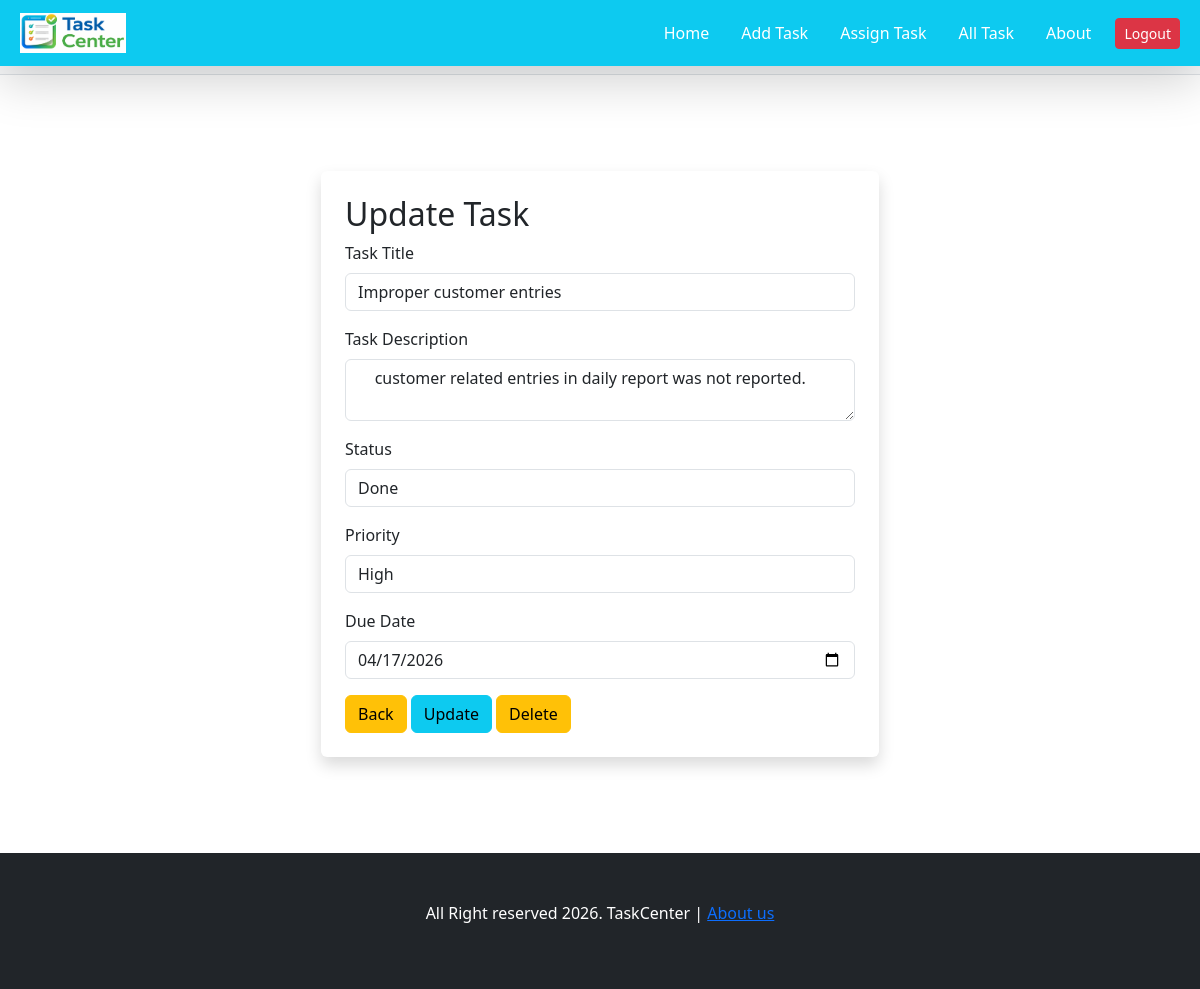
Page /edit-task/improper-customer-entries-367f7133/ (signed in) on the committed database.
### task/models.py (models this page shows, shortened)
class Tasks(models.Model):
    task_name  = models.CharField(max_length = 100)
    task_description = models.TextField()
    task_slug = models.SlugField(max_length = 1000 , unique  = True)
    task_owner = models.ForeignKey(TaskUser, on_delete = models.CASCADE , related_name = "owned_task")
    task_creater = models.ForeignKey(TaskUser, on_delete = models.CASCADE , related_name = "created_task")
    task_status  = models.CharField(max_length = 100)
    task_priority  = models.CharField(max_length = 100)
    task_active = models.BooleanField(default=True)
    task_due_date = models.DateField()

### task/views.py (the view, shortened to what this page needs)
# urls.py: path('edit-task/<slug>/', views.edit_task , name="edit_task"),
@login_required(login_url='login_page')
def edit_task(request, slug):
    task_obj = Tasks.objects.get(task_slug=slug)
    if task_obj.task_active == False:
        return render(request, 'index.html', context)
    if request.user.id not in [task_obj.task_creater.id, task_obj.task_owner.id]:
        return HttpResponse("You are not authorized")
    assign_flag=False
    assigner_flag=False
    if task_obj.task_owner != task_obj.task_creater:
        assign_flag=True
        if request.user.id == task_obj.task_creater.id:
            assigner_flag=True
    return render(request, 'edit_task.html', context={'task': task_obj , "assign_flag":assign_flag, "assigner_flag":assigner_flag})

### templates/edit_task.html (shortened to what this page needs)
{% extends "base.html" %}
{% block start %}
<div class="container mt-5 pt-5 pb-5">
  <div class="col-6 mx-auto card shadow p-4" style="border:none">
    <h2>Update Task </h2>
      <form method="POST">
        <div class="mb-3">
  <label class="form-label">Task Title</label>
  <input type="text" name="task_name"
         value="{{ task.task_name|default:'' }}"
         class="form-control" required
         >
</div>
<div class="mb-3">
  <label class="form-label">Task Description</label>
  <textarea name="task_description" class="form-control" required
  {% if assign_flag and not assigner_flag %}readonly{% endif %}
  >
  {{ task.task_description|default:'' }}</textarea>
</div>
<div class="mb-3">
  <label class="form-label">Status</label>
  <select name="task_status" class="form-control"
    {% if assign_flag and assigner_flag %}
        disabled
    {% else %}
        required
    {% endif %}>
    <option value="done" {% if task.task_status == "done" %}selected{% endif %}>
      Done
    </option>
  </select>
</div>
<div class="mb-3">
  <label class="form-label">Priority</label>
  <select name="task_priority" class="form-control"
    {% if assign_flag and not assigner_flag %}
        disabled
    {% else %}
        required
    {% endif %}>
    <option value="high" {% if task.task_priority == "high" %}selected{% endif %}>High</option>
  </select>
</div>
<div class="mb-3">
  <label class="form-label">Due Date</label>
  <input type="date" name="task_due_date"
         value="{{ task.task_due_date|date:'Y-m-d' }}"
         class="form-control" required
  >
</div>
          <a class="btn btn-warning" href="{% url 'index' %}">Back</a>
          <button type="submit" class="btn btn-info">Update</button>
          <a class="btn btn-warning" href="{% url 'delete_task' task.task_slug %}" onclick="return confirmDelete();" >Delete</a>
        </form>
  </div>
  </div>
{% endblock %}

### rows in the picture
Tasks: task_name "Improper customer entries", task_description "customer related entries in daily report was not reported.", task_status "Done", task_priority "High", task_due_date "04/17/2026"
